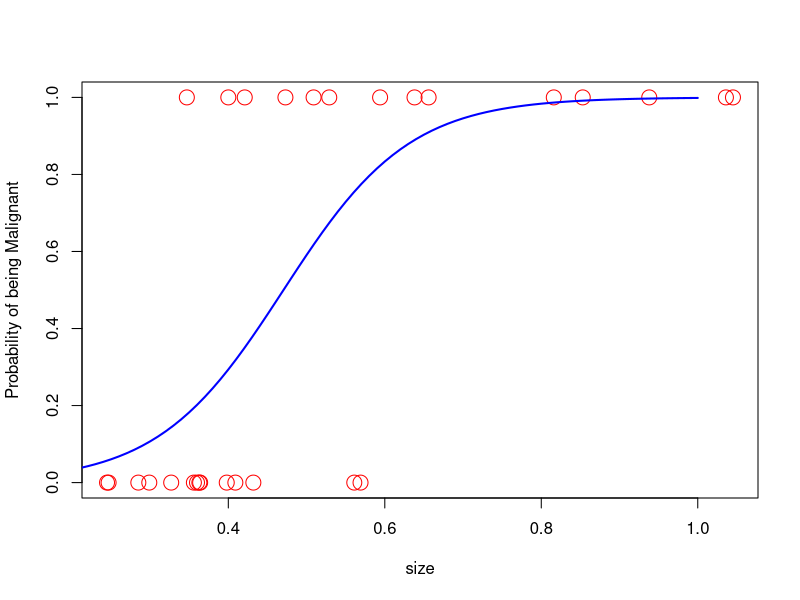
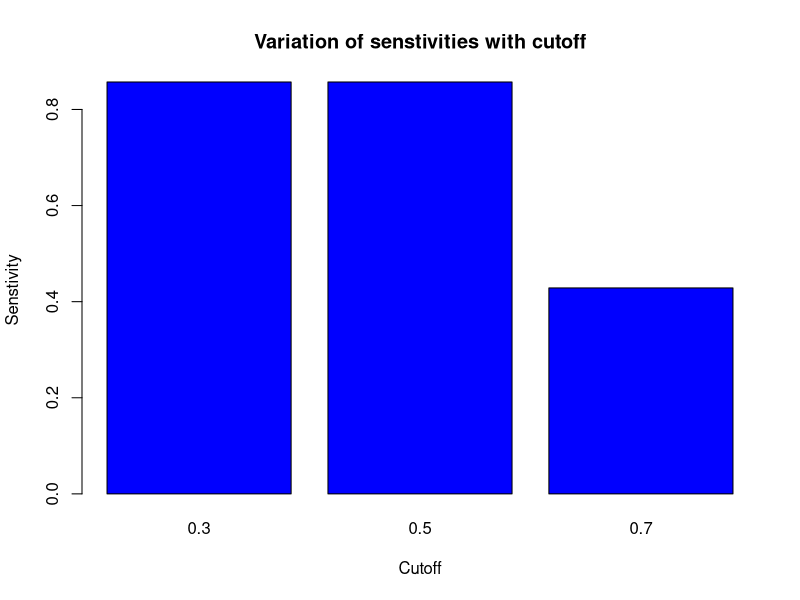

The R source for these figures, in order:
train <- read.csv("data/spider_train.csv")


plot(train$size, train$spider, xlab = "size", ylab = "Probability of being Malignant",
     col = "red", pch = 1, cex = 2)

logit.size <- glm(spider ~ size, data = train, family = "binomial")

summary(logit.size)

av = seq(0,1,0.01)

size.data <- data.frame(av)
names(size.data) <- "size"

pv <- predict(logit.size, size.data, type = 'response')

lines(av, pv, col = "blue", lwd = 2)

#test 1

test <- read.csv("data/spider_test.csv")

p.test <- predict(logit.size, test, type = 'response')

c.test <- ifelse(p.test > 0.3, 1, 0)

tab.test <- table(Predicted = c.test, Actual = test$spider)

print(tab.test)

sn.test <- tab.test[2,2]/sum(tab.test[ ,2])

print(sn.test)

#test 2
c.test1 <- ifelse(p.test > 0.5, 1, 0)

tab.test1 <- table(Predicted = c.test1, Actual = test$spider)

print(tab.test1)

sn.test1 <- tab.test1[2,2]/sum(tab.test1[ ,2])

print(sn.test1)
#test 3
c.test2 <- ifelse(p.test > 0.7, 1, 0)

tab.test2 <- table(Predicted = c.test2, Actual = test$spider)

print(tab.test2)

sn.test2 <- tab.test2[2,2]/sum(tab.test2[ ,2])

print(sn.test2)

#bar plot

A <- c(sn.test,sn.test1,sn.test2)
B <- c(0.3,0.5,0.7)


barplot(A, names.arg = B, xlab ="Cutoff", 
        ylab ="Senstivity", col ="blue", 
        main ="Variation of senstivities with cutoff")

